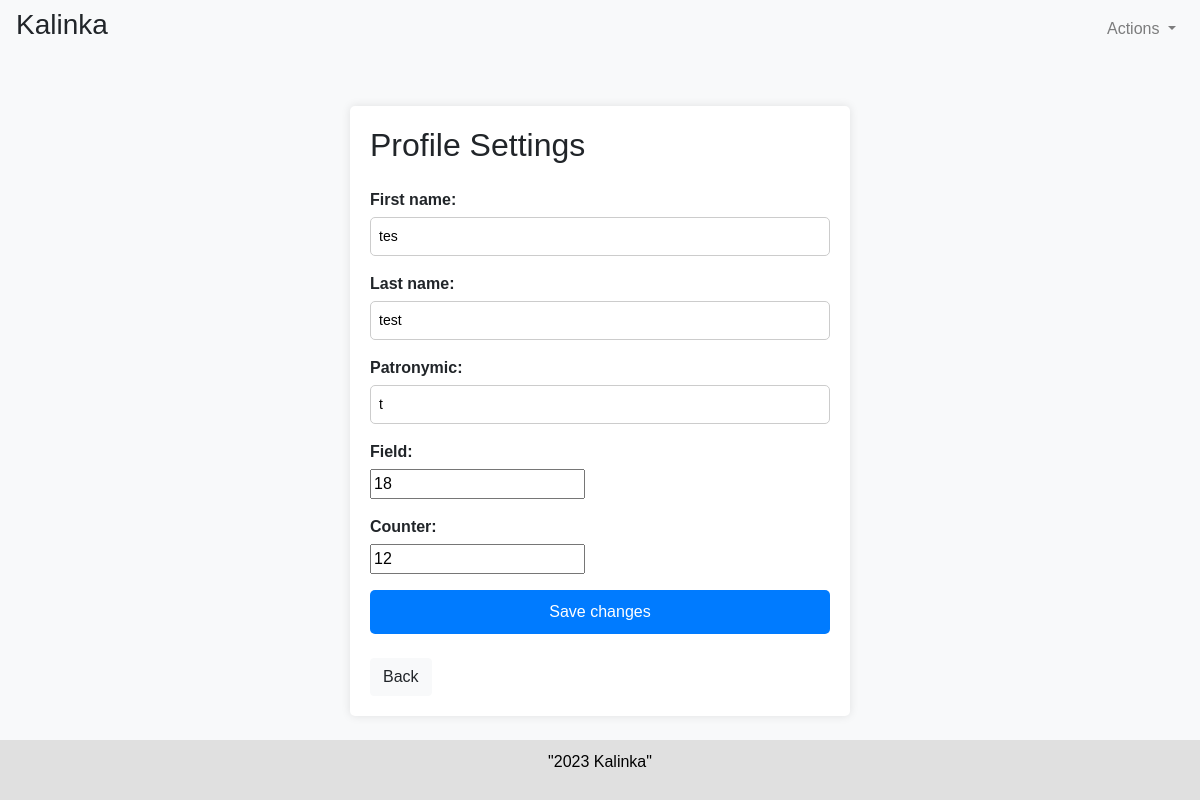
/settings/KravaAO/ (signed in), run on the app's committed database.
### vebschet/models.py (models this page shows, shortened)
class UserProfile(models.Model):
    objects = None
    user = models.OneToOneField(User, on_delete=models.CASCADE)
    first_name = models.CharField(max_length=100, null=True, blank=True)
    last_name = models.CharField(max_length=100, null=True, blank=True)
    patronymic = models.CharField(max_length=100, null=True, blank=True)
    field = models.IntegerField(null=True, blank=True)
    counter = models.IntegerField(null=True, blank=True)
    class Meta:
        app_label = 'vebschet'

### vebschet/views.py (the view)
# urls.py: path('settings/<str:username>/', vebschet_views.settings, name='settings'),
@login_required
def settings(request, username):
    if username != request.user.username:
        return redirect('profile', username=request.user.username)
    user = User.objects.get(username=username)
    user_profile = UserProfile.objects.get(user=user)
    if request.method == 'POST':
        form = UserProfileForm(request.POST, instance=user_profile)
        if form.is_valid():
            form.save()
            messages.success(request, 'Profile updated successfully')
            return redirect('counter', username=username)
    else:
        form = UserProfileForm(instance=user_profile)
    return render(request, 'vebschet/settings.html', {'form': form})

### vebschet/forms.py
class UserProfileForm(forms.ModelForm):
    class Meta:
        model = UserProfile
        fields = ['first_name', 'last_name', 'patronymic', 'field', 'counter']

### vebschet/templates/vebschet/settings.html (shortened to what this page needs)
{% extends "base_generic.html" %}
{% block content %}
<div class="custom-container my-5">
  <h2 class="mb-4">Profile Settings</h2>
  <form method="POST" class="mb-4">
    {{ form.as_p }}
    <button type="submit" class="btn btn-primary">Save changes</button>
  </form>
  <a href="{% url 'counter' username=request.user.username %}" class="btn btn-light">Back</a>
</div>
{% endblock %}

### vebschet/templates/vebschet/base_generic.html (style rules this page uses)
body { background-color: #f8f9fa; font-family: Arial, sans-serif; }
.custom-container { max-width: 500px; margin: 0 auto; padding: 20px; background-color: #ffffff; border-radius: 5px; box-shadow: 0 0 10px rgba(0, 0, 0, 0.1); }
button[type="submit"] { width: 100%; }

### vebschet/templates/vebschet/settings.html (style rules this page uses)
form { text-align: left; margin-bottom: 20px; }
label { font-weight: bold; display: block; margin-bottom: 5px; }
input[type="text"] { width: 100%; padding: 8px; font-size: 14px; border: 1px solid #ccc; border-radius: 5px; -webkit-appearance: none; -moz-appearance: none; appearance: none; }
button[type="submit"] { display: flex; justify-content: center; align-items: center; padding: 10px 20px; font-size: 16px; background-color: #007bff; border: none; color: #fff; border-radius: 5px; cursor: pointer; margin-bottom: 15px; }

### data on the page
UserProfile: first_name "tes", last_name "test", patronymic "t", field "18", counter "12"
